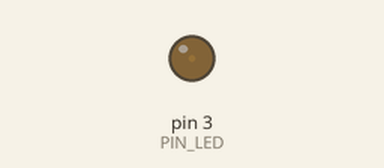
This sketch was run on a simulated Arduino Uno, built with avr-gcc and run on an emulated ATmega328P. Parts: output pins drawn as LEDs (lit = HIGH).

Above: at 0.05 s.
At 1.15 s:
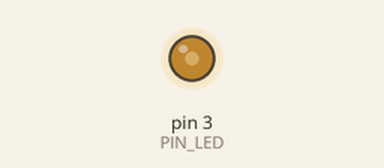
At 2.3 s:
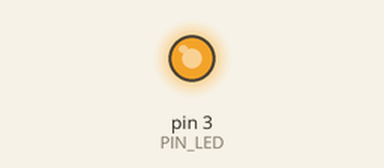
At 4.6 s:
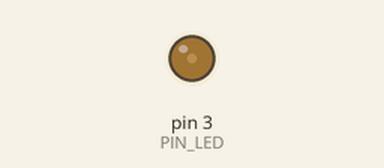
Timing chart, 0 to 6.7 s (numbered marks = the images above):
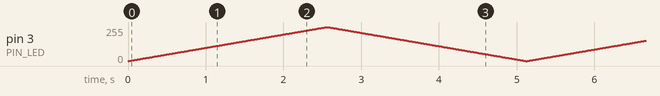

The sketch:

partie1_pwm.ino
```cpp
// TP2 - Partie 1 : sortie PWM (module LED sur D3)
#define PIN_LED 3   // D3 est une broche PWM (~) de l'Uno

void setup() {
    pinMode(PIN_LED, OUTPUT);
}

void loop() {
    // La luminosite monte de 0 a 255
  for (int dutyCycle = 0; dutyCycle <= 255; dutyCycle++) {
    analogWrite(PIN_LED, dutyCycle);
    delay(10);
  }
  // puis redescend de 255 a 0
  for (int dutyCycle = 255; dutyCycle >= 0; dutyCycle--) {
    analogWrite(PIN_LED, dutyCycle);
    delay(10);
  }
}
```
